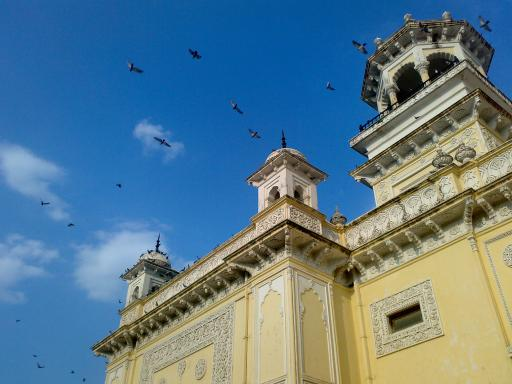
#> input picture cv2/data/home.jpg, 512 x 384 px
$ python test2.py
#> lines starting #> are read from the running program, lines starting #| are printed output that depends on the picture; after the words box and inside, x2 and y2 are one past the last pixel; in counts of white or black regions, pixels touching at a corner belong together
# encoding:utf-8
'''
绘制2D直方图
'''

import cv2
import numpy as np
from matplotlib import pyplot as plt

img = cv2.imread('../data/home.jpg')
#> img is the input picture: shape (384, 512, 3); mean B, G, R 141.2, 123.9, 91.6
hist = cv2.calcHist([img], [0, 1], None, [180, 256], [0, 180, 0, 256])
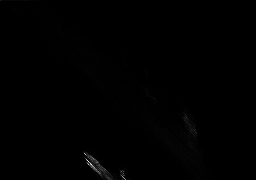
#> hist: shape (180, 256) float32; min 0, max 1033, mean 3.5; drawn with min black and max white

cv2.imshow('img', img)
cv2.imshow('hist', hist)
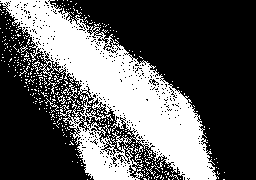
#> window 'hist': shape (180, 256); 35.1% white; 380 white regions (373 under 20 px), largest, box (x1, y1, x2, y2) and area: (0, 0, 219, 180) 15127, (45, 98, 59, 111) 30, (57, 95, 66, 104) 29
cv2.waitKey(0)
cv2.destroyAllWindows()

$ run again, with cv2/data/aero1.jpg copied over cv2/data/home.jpg
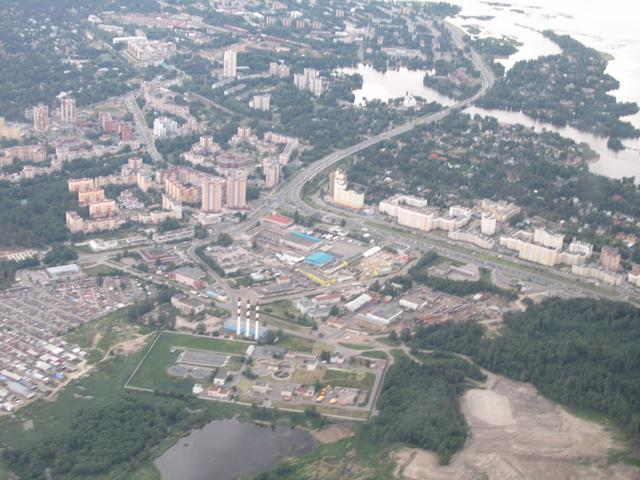
#> input picture cv2/data/aero1.jpg, 640 x 480 px
#> img is the input picture: shape (480, 640, 3); mean B, G, R 153.6, 150.4, 147.6
#> `hist = cv2.calcHist([img], [0, 1], None, [180, 256], [0, 180, 0, 256])`:
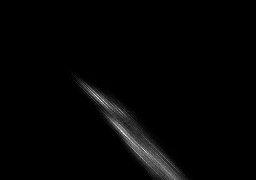
#> hist: shape (180, 256) float32; min 0, max 308, mean 5.1; drawn with min black and max white
#> `cv2.imshow('hist', hist)`:
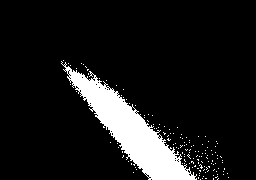
#> window 'hist': shape (180, 256); 10.4% white; 143 white regions (142 under 20 px), largest, box (x1, y1, x2, y2) and area: (61, 61, 197, 180) 4566
